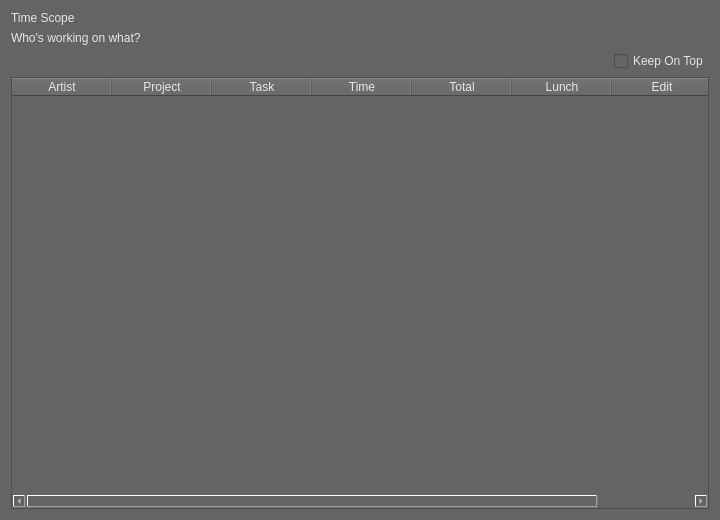
<?xml version="1.0" encoding="UTF-8"?>
<ui version="4.0">
 <class>WhosWorking</class>
 <widget class="QWidget" name="WhosWorking">
  <property name="geometry">
   <rect>
    <x>0</x>
    <y>0</y>
    <width>720</width>
    <height>520</height>
   </rect>
  </property>
  <property name="minimumSize">
   <size>
    <width>720</width>
    <height>481</height>
   </size>
  </property>
  <property name="windowTitle">
   <string>Time Lord Scope</string>
  </property>
  <property name="styleSheet">
   <string notr="true">background-color: rgb(100, 100, 100);
color: rgb(230, 230, 230);</string>
  </property>
  <layout class="QVBoxLayout" name="verticalLayout">
   <item>
    <widget class="QLabel" name="Title">
     <property name="styleSheet">
      <string notr="true">font: 75 16pt &quot;MS Shell Dlg 2&quot;;</string>
     </property>
     <property name="text">
      <string>Time Scope</string>
     </property>
    </widget>
   </item>
   <item>
    <widget class="QLabel" name="question">
     <property name="styleSheet">
      <string notr="true">font: 12pt &quot;MS Shell Dlg 2&quot;;</string>
     </property>
     <property name="text">
      <string>Who's working on what?</string>
     </property>
    </widget>
   </item>
   <item>
    <layout class="QHBoxLayout" name="horizontalLayout">
     <item>
      <spacer name="horizontalSpacer">
       <property name="orientation">
        <enum>Qt::Horizontal</enum>
       </property>
       <property name="sizeHint" stdset="0">
        <size>
         <width>40</width>
         <height>20</height>
        </size>
       </property>
      </spacer>
     </item>
     <item>
      <widget class="QCheckBox" name="stay_on_top">
       <property name="text">
        <string>Keep On Top</string>
       </property>
      </widget>
     </item>
    </layout>
   </item>
   <item>
    <widget class="QTableWidget" name="slave_list">
     <property name="styleSheet">
      <string notr="true">QHeaderView::section{
	
	background-color: rgb(97, 97, 97);
}
QTableView::item{
	border: 0px;
	padding: 5px;
}</string>
     </property>
     <property name="alternatingRowColors">
      <bool>false</bool>
     </property>
     <property name="sortingEnabled">
      <bool>true</bool>
     </property>
     <attribute name="horizontalHeaderVisible">
      <bool>true</bool>
     </attribute>
     <attribute name="horizontalHeaderCascadingSectionResizes">
      <bool>true</bool>
     </attribute>
     <attribute name="verticalHeaderVisible">
      <bool>false</bool>
     </attribute>
     <column>
      <property name="text">
       <string>Artist</string>
      </property>
     </column>
     <column>
      <property name="text">
       <string>Project</string>
      </property>
     </column>
     <column>
      <property name="text">
       <string>Task</string>
      </property>
     </column>
     <column>
      <property name="text">
       <string>Time</string>
      </property>
     </column>
     <column>
      <property name="text">
       <string>Total</string>
      </property>
     </column>
     <column>
      <property name="text">
       <string>Lunch</string>
      </property>
     </column>
     <column>
      <property name="text">
       <string>Edit</string>
      </property>
     </column>
    </widget>
   </item>
  </layout>
 </widget>
 <resources/>
 <connections/>
</ui>
